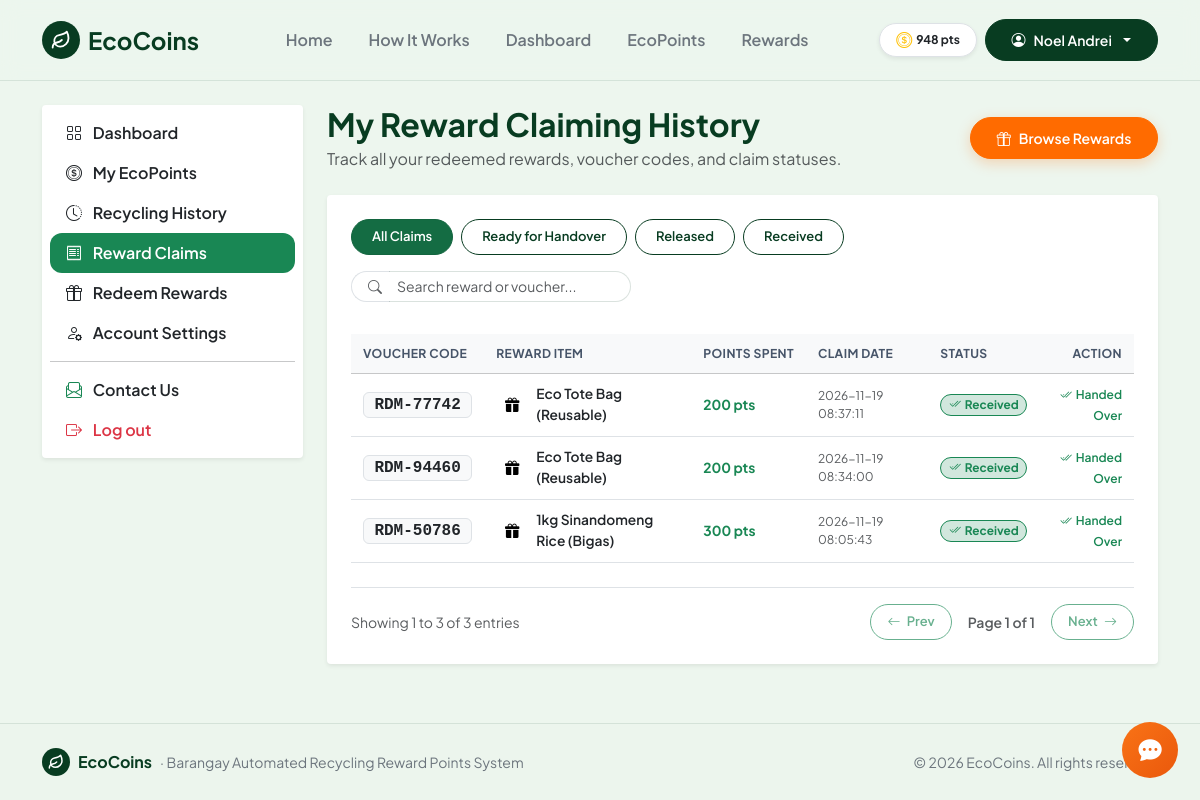
The app's page /reward-history (signed in) with its own data.
### tables this page shows
CREATE TABLE users (
    id INTEGER PRIMARY KEY AUTOINCREMENT,
    full_name TEXT NOT NULL,
    email TEXT NOT NULL UNIQUE,
    password TEXT NOT NULL,
    role TEXT DEFAULT 'resident',
    qr_code TEXT NOT NULL UNIQUE,
    points INTEGER DEFAULT 0,
    created_at TEXT
, status TEXT DEFAULT 'active', station_name TEXT DEFAULT 'Barangay Pinagkawitan, Lipa City', claim_timeout_until TEXT DEFAULT NULL, cancel_count INTEGER DEFAULT 0, is_verified INTEGER DEFAULT 0, first_name TEXT DEFAULT '', middle_name TEXT DEFAULT '', last_name TEXT DEFAULT '', birthday TEXT DEFAULT '', gender TEXT DEFAULT '', contact_number TEXT DEFAULT '', address TEXT DEFAULT '', face_image TEXT DEFAULT NULL, face_descriptor TEXT DEFAULT NULL, verified_at TEXT DEFAULT NULL, verification_status TEXT DEFAULT 'unverified', barangay TEXT DEFAULT '', zip_code TEXT DEFAULT '', id_type TEXT DEFAULT '', id_image TEXT DEFAULT NULL, profile_image TEXT DEFAULT NULL, verification_notes TEXT DEFAULT '', province TEXT DEFAULT '', city TEXT DEFAULT '', id_back_image TEXT DEFAULT NULL, verify_cooldown_until TEXT DEFAULT NULL, failed_login_attempts INTEGER DEFAULT 0, lockout_until TEXT DEFAULT NULL, last_login_at TEXT DEFAULT NULL);

CREATE TABLE redemptions (
        id INTEGER PRIMARY KEY AUTOINCREMENT,
        user_id INTEGER NOT NULL,
        reward_id INTEGER NOT NULL,
        reward_title TEXT NOT NULL,
        points_spent INTEGER NOT NULL,
        redemption_code TEXT NOT NULL,
        status TEXT DEFAULT 'claimed',
        created_at TEXT
    );

### route.py (the view)
    @app.route('/reward-history')
    def reward_history():
        user = get_current_user()
        if not user:
            return redirect(url_for('login'))
        if user['role'] == 'staff':
            return redirect(url_for('staff'))
        if user['role'] == 'admin':
            return redirect(url_for('admin'))
        message = session.pop('message', None)
        message_type = session.pop('message_type', 'success')
        conn = get_db()
        cur = conn.cursor()
        user_redemptions = [dict(r) for r in cur.execute("SELECT * FROM redemptions WHERE user_id = ? ORDER BY created_at DESC", (user['id'],)).fetchall()]
        conn.close()
        return render_template('reward_history.html', active_page='reward_history', redemptions=user_redemptions, message=message, message_type=message_type)

### templates/reward_history.html (shortened to what this page needs)
{% extends 'base.html' %}
{% block content %}
<main class="py-4">
  <div class="container">
    <div class="row g-4">
      <div class="col-lg-3">
        {% include 'sidebar.html' %}
      </div>
      <div class="col-lg-9">
        <div class="d-flex justify-content-between align-items-center mb-4 flex-wrap gap-2">
          <div>
            <h2 class="fw-bold mb-1" style="color: var(--eco-forest);">My Reward Claiming History</h2>
            <p class="text-muted mb-0">Track all your redeemed rewards, voucher codes, and claim statuses.</p>
          </div>
          <a href="{{ url_for('rewards') }}" class="btn btn-accent d-flex align-items-center gap-2 btn-pill">
            <i class="bi bi-gift"></i>
            <span>Browse Rewards</span>
          </a>
        </div>
        <div class="card rounded-1 border-0 shadow-sm p-4 bg-white gap-2 mb-3">
          {% if not redemptions %}
            <div class="text-center py-5">
              <span class="eco-brand-badge fs-1 mb-3 d-inline-flex" style="width: 72px; height: 72px;">
                <i class="bi bi-gift"></i>
              </span>
              <h5 class="fw-bold mb-2" style="color: var(--eco-forest);">No Reward Claims Yet</h5>
              <p class="text-muted small mb-4" style="max-width: 420px; margin: 0 auto;">You have not redeemed any items or vouchers yet. Bring recyclables to the Barangay station to earn EcoPoints and claim exciting rewards!</p>
              <a href="{{ url_for('rewards') }}" class="btn btn-accent px-4 btn-pill">Browse Rewards Catalog</a>
            </div>
          {% else %}
            <div class="d-flex flex-wrap justify-content-between align-items-center gap-3 mb-4">
              <div class="d-flex flex-wrap gap-2 filter-container" data-target="#rewardClaimsTable">
                <button type="button" class="btn btn-sm btn-success filter-btn active" data-filter="all">All Claims</button>
                <button type="button" class="btn btn-sm btn-outline-success filter-btn" data-filter="ready">Ready for Handover</button>
                <button type="button" class="btn btn-sm btn-outline-success filter-btn" data-filter="released">Released</button>
                <button type="button" class="btn btn-sm btn-outline-success filter-btn" data-filter="received">Received</button>
              </div>
              <div class="input-group input-group-sm" style="max-width: 280px;">
                <span class="input-group-text bg-white border-end-0 rounded-start-pill ps-3">
                  <i class="bi bi-search text-muted"></i>
                </span>
                <input type="text" class="form-control border-start-0 rounded-end-pill pe-3 table-search-input" placeholder="Search reward or voucher..." data-target="#rewardClaimsTable">
              </div>
            </div>
            <div class="table-responsive">
              <table class="table table-hover align-middle mb-0" id="rewardClaimsTable" data-paginate="true" data-page-size="15">
                <thead class="table-light">
                  <tr>
                    <th>Voucher Code</th>
                    <th>Reward Item</th>
                    <th>Points Spent</th>
                    <th>Claim Date</th>
                    <th>Status</th>
                    <th class="text-end">Action</th>
                  </tr>
                </thead>
                <tbody>
                  {% for rd in redemptions %}
                    {% if rd.status == 'received' %}
                      {% set cat = 'received' %}
                    {% elif rd.status == 'released' %}
                      {% set cat = 'released' %}
                    {% else %}
                      {% set cat = 'ready' %}
                    {% endif %}
                    <tr class="table-row-item filter-item" data-category="{{ cat }}" data-search="{{ rd.redemption_code }} {{ rd.reward_title }} {{ rd.points_spent }} {{ rd.created_at }} {{ cat }}">
                      <td>
                        <span class="badge bg-light text-dark border font-monospace fs-6 px-2.5 py-1">
                          {{ rd.redemption_code }}
                        </span>
                      </td>
                      <td>
                        <div class="d-flex align-items-center gap-2">
                          <span class="eco-icon-tile tile-mint" style="width: 32px; height: 32px;">
                            <i class="bi bi-gift-fill" style="font-size: 0.9rem;"></i>
                          </span>
                          <span class="fw-semibold text-dark">{{ rd.reward_title }}</span>
                        </div>
                      </td>
                      <td class="text-success fw-bold">{{ "{:,}".format(rd.points_spent) }} pts</td>
                      <td class="text-muted small">{{ rd.created_at }}</td>
                      <td>
                        {% if rd.status == 'received' %}
                          <span class="badge bg-success-subtle text-success border border-success px-2.5 py-1 rounded-pill">
                            <i class="bi bi-check2-all me-1"></i>Received
                          </span>
                        {% elif rd.status == 'released' %}
                          <span class="badge bg-info-subtle text-info border border-info px-2.5 py-1 rounded-pill">
                            <i class="bi bi-box-seam me-1"></i>Released by Staff
                          </span>
                        {% else %}
                          <span class="badge bg-warning-subtle text-warning-emphasis border border-warning px-2.5 py-1 rounded-pill">
                            <i class="bi bi-hourglass-split me-1"></i>Ready for Handover
                          </span>
                        {% endif %}
                      </td>
                      <td class="text-end">
                        {% if rd.status == 'released' %}
                          <form action="{{ url_for('confirm_received') }}" method="POST" class="d-inline m-0" data-confirm-modal="true" data-confirm-title="Confirm Reward Received" data-confirm-message="Are you sure you have received {{ rd.reward_title }} from the Barangay Station?" data-confirm-btn="Confirm Received" data-confirm-color="btn-success">
                            <input type="hidden" name="redemption_id" value="{{ rd.id }}">
                            <button type="submit" class="btn btn-sm btn-success rounded-pill px-3 py-1 shadow-sm d-inline-flex align-items-center gap-1" data-confirm-modal="true">
                              <i class="bi bi-check2-circle"></i>
                              <span>Confirm Received</span>
                            </button>
                          </form>
                        {% elif rd.status == 'received' %}
                          <span class="text-success small fw-semibold"><i class="bi bi-check2-all me-1"></i>Handed Over</span>
                        {% else %}
                          <span class="text-muted small">Pickup at Station</span>
                        {% endif %}
                      </td>
                    </tr>
                  {% endfor %}
                </tbody>
              </table>
            </div>
            <div class="d-flex flex-wrap justify-content-between align-items-center mt-3 pt-3 border-top pagination-container" data-target="#rewardClaimsTable">
              <div class="text-muted small pagination-info">
              </div>
              <div class="d-flex align-items-center gap-2">
                <button type="button" class="btn btn-sm btn-outline-success btn-pill px-3 pagination-prev" disabled>
                  <i class="bi bi-arrow-left me-1"></i> Prev
                </button>
                <span class="small fw-semibold text-muted px-2 pagination-page-indicator">Page 1 of 1</span>
                <button type="button" class="btn btn-sm btn-outline-success btn-pill px-3 pagination-next" {% if redemptions|length <= 15 %}disabled{% endif %}>
                  Next <i class="bi bi-arrow-right ms-1"></i>
                </button>
              </div>
            </div>
          {% endif %}
        </div>
      </div>
    </div>
  </div>
</main>
{% endblock %}

### templates/base.html (shortened to what this page needs)
<!doctype html>
<html lang="en">
<head>
  <link href="https://cdn.jsdelivr.net/npm/bootstrap@5.3.3/dist/css/bootstrap.min.css" rel="stylesheet">
  <link rel="stylesheet" href="https://cdn.jsdelivr.net/npm/bootstrap-icons@1.11.3/font/bootstrap-icons.min.css">
  <link rel="stylesheet" href="{{ url_for('static', filename='css/style.min.css') }}?v=20261123">
</head>
<body class="d-flex flex-column min-vh-100">
<nav class="navbar navbar-expand-lg py-3 sticky-top" style="background-color: rgba(237, 246, 238, 0.95); backdrop-filter: blur(10px); border-bottom: 1px solid var(--eco-border);">
  <div class="container">
    <a class="navbar-brand d-flex align-items-center gap-2 fw-bold fs-4" href="{{ url_for('index') }}" style="color: var(--eco-forest);">
      <span class="eco-brand-badge">
        <svg width="20" height="20" viewBox="0 0 24 24" fill="none" stroke="currentColor" stroke-width="2.2" stroke-linecap="round" stroke-linejoin="round">
          <path d="M11 20A7 7 0 0 1 9.8 6.1C15.5 5 17 4.48 19 2c1 2 2 4.18 2 8 0 5.5-4.78 10-10 10Z"/>
          <path d="M2 21c0-3 1.85-5.36 5.08-6C9.5 14.52 12 13 13 12"/>
        </svg>
      </span>
      <span>EcoCoins</span>
    </a>
    <div class="collapse navbar-collapse" id="mainNav">
      <ul class="navbar-nav mx-auto mb-2 mb-lg-0 gap-lg-1">
        <li class="nav-item">
          <a class="nav-link px-3 py-2 rounded-pill {% if active_page == 'index' %}fw-bold text-white bg-eco{% else %}fw-semibold text-secondary{% endif %}" href="{{ url_for('index') }}">Home</a>
        </li>
        <li class="nav-item">
          <a class="nav-link px-3 py-2 rounded-pill {% if active_page == 'how_it_works' %}fw-bold text-white bg-eco{% else %}fw-semibold text-secondary{% endif %}" href="{{ url_for('how_it_works') }}">How It Works</a>
        </li>
        {% if current_user and current_user.role == 'resident' %}
          <li class="nav-item">
            <a class="nav-link px-3 py-2 rounded-pill {% if active_page == 'dashboard' %}fw-bold text-white bg-eco{% else %}fw-semibold text-secondary{% endif %}" href="{{ url_for('dashboard') }}">Dashboard</a>
          </li>
        {% endif %}
        {% if not current_user or current_user.role == 'resident' %}
          <li class="nav-item">
            <a class="nav-link px-3 py-2 rounded-pill {% if active_page == 'ecopoints' %}fw-bold text-white bg-eco{% else %}fw-semibold text-secondary{% endif %}" href="{{ url_for('ecopoints') }}">EcoPoints</a>
          </li>
          <li class="nav-item">
            <a class="nav-link px-3 py-2 rounded-pill {% if active_page == 'rewards' %}fw-bold text-white bg-eco{% else %}fw-semibold text-secondary{% endif %}" href="{{ url_for('rewards') }}">Rewards</a>
          </li>
        {% elif current_user.role == 'admin' %}
          <li class="nav-item">
            <a class="nav-link px-3 py-2 rounded-pill {% if active_page == 'admin' %}fw-bold text-white bg-eco{% else %}fw-semibold text-secondary{% endif %}" href="{{ url_for('admin') }}">Admin Portal</a>
          </li>
        {% endif %}
      </ul>
      <div class="d-flex align-items-center gap-2">
        {% if current_user %}
          {% if current_user.role == 'resident' %}
            <span class="badge bg-white text-dark border px-3 py-2 rounded-pill fw-bold shadow-sm d-none d-sm-inline-flex align-items-center gap-1">
              <i class="bi bi-coin text-warning fs-6"></i>
              <span>{{ "{:,}".format(current_user.points) }} pts</span>
            </span>
          {% endif %}
          <div class="dropdown">
            <button class="btn btn-forest dropdown-toggle d-flex align-items-center gap-2 btn-pill" type="button" data-bs-toggle="dropdown">
              <i class="bi bi-person-circle"></i>
              <span style="max-width: 140px; overflow: hidden; text-overflow: ellipsis; white-space: nowrap; display: inline-block;">{{ current_user.first_name }}</span>
            </button>
          </div>
        {% else %}
          <a href="{{ url_for('login') }}" class="btn btn-outline-success px-3 btn-pill">Login</a>
          <a href="{{ url_for('register') }}" class="btn btn-accent px-4 btn-pill">
            <span>Join Free</span>
            <i class="bi bi-arrow-right"></i>
          </a>
        {% endif %}
      </div>
    </div>
  </div>
</nav>
{% block content %}{% endblock %}
<footer class="py-4 mt-auto" style="background-color: rgba(237, 246, 238, 0.95); border-top: 1px solid var(--eco-border);">
  <div class="container d-flex flex-column flex-md-row align-items-center justify-content-between gap-2">
    <div class="d-flex align-items-center gap-2">
      <span class="eco-brand-badge" style="width: 28px; height: 28px;">
        <svg width="16" height="16" viewBox="0 0 24 24" fill="none" stroke="currentColor" stroke-width="2.2" stroke-linecap="round" stroke-linejoin="round">
          <path d="M11 20A7 7 0 0 1 9.8 6.1C15.5 5 17 4.48 19 2c1 2 2 4.18 2 8 0 5.5-4.78 10-10 10Z"/>
          <path d="M2 21c0-3 1.85-5.36 5.08-6C9.5 14.52 12 13 13 12"/>
        </svg>
      </span>
      <span class="fw-bold" style="color: var(--eco-forest);">EcoCoins</span>
      <span class="text-secondary small">&middot; Barangay Automated Recycling Reward Points System</span>
    </div>
    <div class="text-secondary small">
      &copy; 2026 EcoCoins. All rights reserved.
    </div>
  </div>
</footer>
{% if not current_user or current_user.role == 'resident' %}
<button type="button" id="ecoFaqToggleBtn" aria-label="Open EcoCoins FAQ Assistant" title="EcoCoins FAQ Assistant">
  <i class="bi bi-chat-dots-fill" id="ecoFaqToggleIcon"></i>
</button>
{% endif %}
</body>
</html>

### records on screen
users: points "948", first_name "Noel Andrei"
redemptions: redemption_code "RDM-77742", reward_title "Eco Tote Bag (Reusable)", points_spent "200", created_at "2026-11-19 08:37:11", status "received" (drawn)
redemptions: redemption_code "RDM-94460", reward_title "Eco Tote Bag (Reusable)", points_spent "200", created_at "2026-11-19 08:34:00", status "received" (drawn)
redemptions: redemption_code "RDM-50786", reward_title "1kg Sinandomeng Rice (Bigas)", points_spent "300", created_at "2026-11-19 08:05:43", status "received" (drawn)
